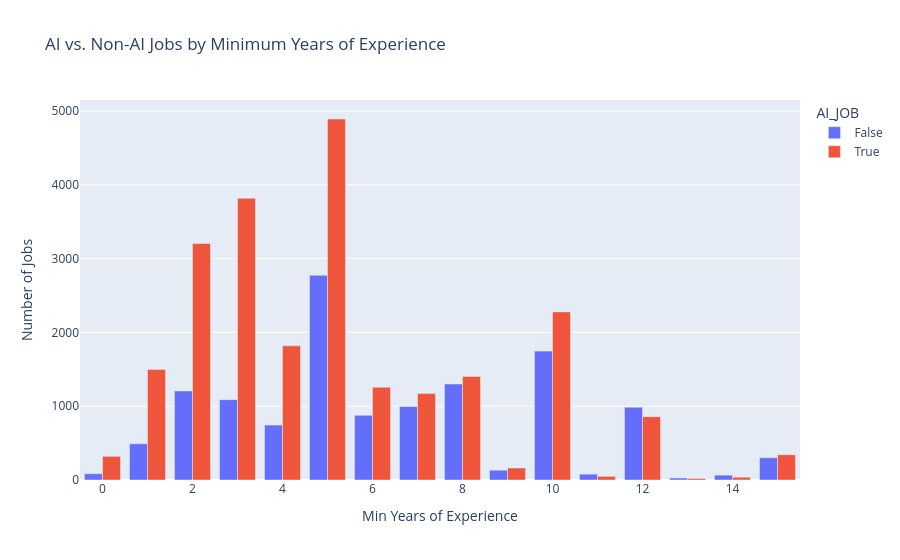

The notebook cell this image was saved under:
### Code cell
df = pd.read_csv("data/cleaned_data.csv")
df_grouped = df.groupby(['AI_JOB', 'MIN_YEARS_EXPERIENCE']).size().reset_index(name='Job_Count')

fig = px.bar(df_grouped, x='MIN_YEARS_EXPERIENCE', y='Job_Count', color='AI_JOB',
       title="AI vs. Non-AI Jobs by Minimum Years of Experience",
       labels={'MIN_YEARS_EXPERIENCE': 'Min Years of Experience', 'Job_Count': 'Number of Jobs'},
       barmode='group')

fig.show()

fig.write_html("figures/3_chart.html")

### Figure 1 — Plotly figure (JSON) as saved in the notebook; plotly's stock layout.template omitted (floating-point values rounded to 4 significant figures)
{"data": [{"alignmentgroup": "True", "hovertemplate": "AI_JOB=False<br>Min Years of Experience=%{x}<br>Number of Jobs=%{y}<extra></extra>", "legendgroup": "False", "marker": {"color": "#636efa", "pattern": {"shape": ""}}, "name": "False", "offsetgroup": "False", "orientation": "v", "showlegend": true, "textposition": "auto", "type": "bar", "x": [0.0, 1.0, 2.0, 3.0, 4.0, 5.0, 6.0, 7.0, 8.0, 9.0, 10.0, 11.0, 12.0, 13.0, 14.0, 15.0], "xaxis": "x", "y": [85, 491, 1207, 1089, 744, 2774, 876, 996, 1301, 133, 1747, 79, 987, 27, 66, 302], "yaxis": "y"}, {"alignmentgroup": "True", "hovertemplate": "AI_JOB=True<br>Min Years of Experience=%{x}<br>Number of Jobs=%{y}<extra></extra>", "legendgroup": "True", "marker": {"color": "#EF553B", "pattern": {"shape": ""}}, "name": "True", "offsetgroup": "True", "orientation": "v", "showlegend": true, "textposition": "auto", "type": "bar", "x": [0.0, 1.0, 2.0, 3.0, 4.0, 5.0, 6.0, 7.0, 8.0, 9.0, 10.0, 11.0, 12.0, 13.0, 14.0, 15.0], "xaxis": "x", "y": [321, 1498, 3204, 3818, 1818, 4892, 1257, 1171, 1403, 163, 2278, 49, 858, 21, 38, 342], "yaxis": "y"}], "layout": {"barmode": "group", "legend": {"title": {"text": "AI_JOB"}, "tracegroupgap": 0}, "title": {"text": "AI vs. Non-AI Jobs by Minimum Years of Experience"}, "xaxis": {"anchor": "y", "domain": [0, 1], "title": {"text": "Min Years of Experience"}}, "yaxis": {"anchor": "x", "domain": [0, 1], "title": {"text": "Number of Jobs"}}}}
